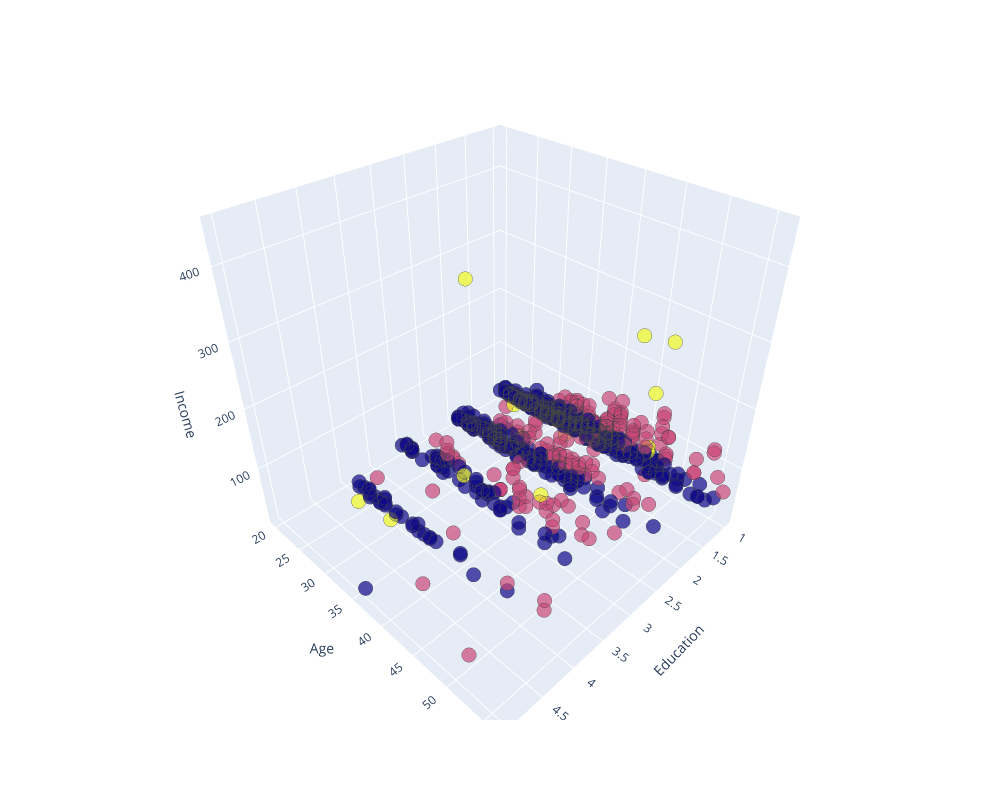

Notebook code cell kept with this figure:
### Markdown cell above
We can also see this distribution in 3 dimensions for better understanding. Here, the education parameter will represent the third axis instead of the marker size.

### Code cell
# Create interactive 3D scatter plot
fig = px.scatter_3d(X, x=1, y=0, z=3, opacity=0.7, color=labels.astype(float))

fig.update_traces(marker=dict(size=5, line=dict(width=.25)), showlegend=False)
fig.update_layout(coloraxis_showscale=False, width=1000, height=800, scene=dict(
        xaxis=dict(title='Education'),
        yaxis=dict(title='Age'),
        zaxis=dict(title='Income')
    ))  # Remove color bar, resize plot

fig.show()

### Figure 1 — Plotly figure (JSON) as saved in the notebook; plotly's stock layout.template omitted (floating-point values rounded to 4 significant figures; data arrays with more than 128 entries replaced by an {"elided": "..."} marker saying what was removed)
{"data": [{"hovertemplate": "1=%{x}<br>0=%{y}<br>3=%{z}<br>color=%{marker.color}<extra></extra>", "legendgroup": "", "marker": {"color": {"elided": "700 int values"}, "coloraxis": "coloraxis", "line": {"width": 0.25}, "opacity": 0.7, "size": 5, "symbol": "circle"}, "mode": "markers", "name": "", "scene": "scene", "showlegend": false, "type": "scatter3d", "x": {"elided": "700 int values"}, "y": {"elided": "700 int values"}, "z": {"elided": "700 int values"}}], "layout": {"coloraxis": {"colorbar": {"title": {"text": "color"}}, "colorscale": [[0, "#0d0887"], [0.1111, "#46039f"], [0.2222, "#7201a8"], [0.3333, "#9c179e"], [0.4444, "#bd3786"], [0.5556, "#d8576b"], [0.6667, "#ed7953"], [0.7778, "#fb9f3a"], [0.8889, "#fdca26"], [1, "#f0f921"]], "showscale": false}, "height": 800, "legend": {"tracegroupgap": 0}, "margin": {"t": 60}, "scene": {"domain": {"x": [0, 1], "y": [0, 1]}, "xaxis": {"title": {"text": "Education"}}, "yaxis": {"title": {"text": "Age"}}, "zaxis": {"title": {"text": "Income"}}}, "width": 1000}}
